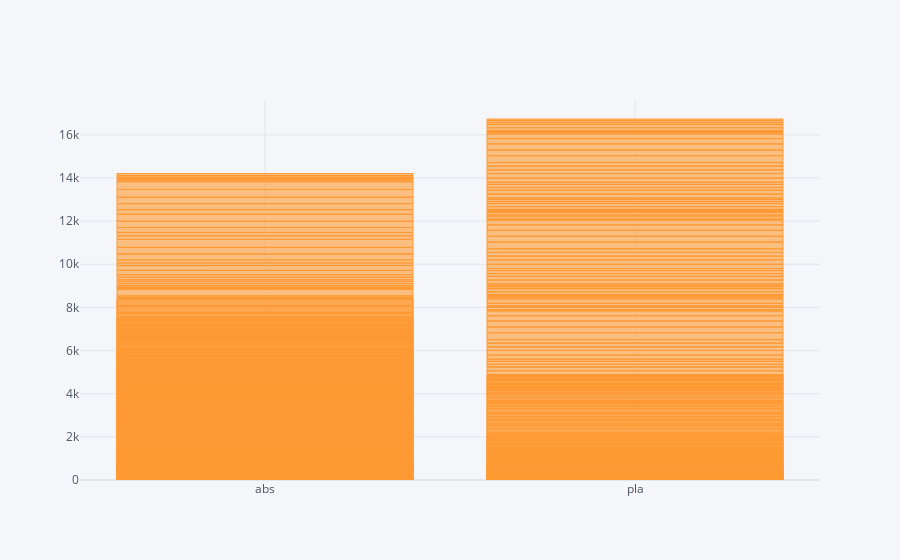

Here is the notebook cell this chart was saved with:
### Code cell
data1.iplot(kind='bar',x='material',y='roughness')

### Figure 1 — Plotly figure (JSON) as saved in the notebook; plotly's stock layout.template omitted (floating-point values rounded to 4 significant figures; data arrays with more than 128 entries replaced by an {"elided": "..."} marker saying what was removed)
{"data": [{"marker": {"color": "rgba(255, 153, 51, 0.6)", "line": {"color": "rgba(255, 153, 51, 1.0)", "width": 1}}, "name": "roughness", "orientation": "v", "text": "", "type": "bar", "x": {"elided": "404 str values"}, "y": {"elided": "404 mixed values"}}], "layout": {"legend": {"bgcolor": "#F5F6F9", "font": {"color": "#4D5663"}}, "paper_bgcolor": "#F5F6F9", "plot_bgcolor": "#F5F6F9", "title": {"font": {"color": "#4D5663"}}, "xaxis": {"gridcolor": "#E1E5ED", "showgrid": true, "tickfont": {"color": "#4D5663"}, "title": {"font": {"color": "#4D5663"}, "text": ""}, "zerolinecolor": "#E1E5ED"}, "yaxis": {"gridcolor": "#E1E5ED", "showgrid": true, "tickfont": {"color": "#4D5663"}, "title": {"font": {"color": "#4D5663"}, "text": ""}, "zerolinecolor": "#E1E5ED"}}}
